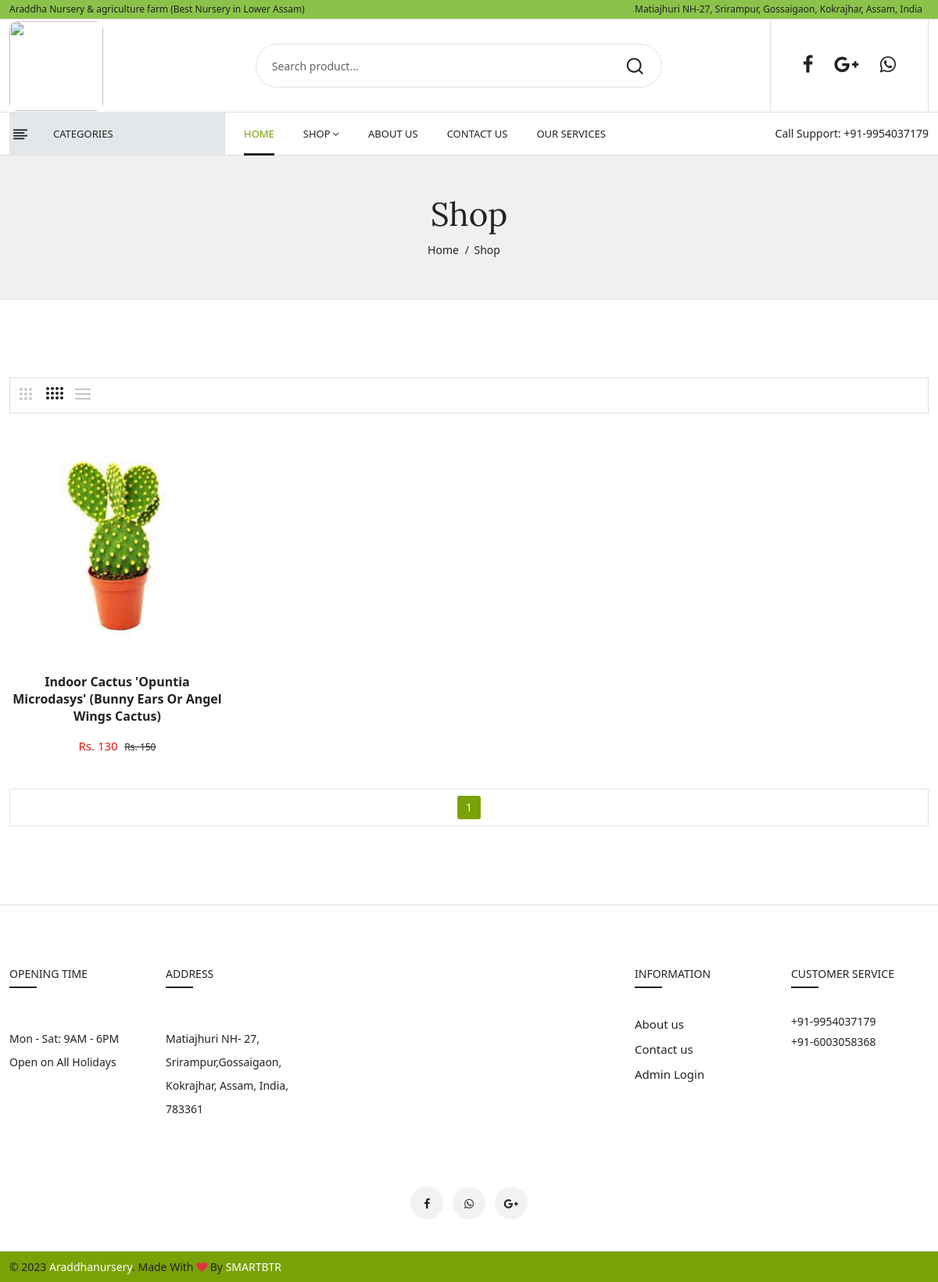
Page /pages/cac.php?subCat_id=70 on the committed database.
### tables this page shows
CREATE TABLE `plants` (
  `plant_id` int(224) NOT NULL,
  `cat_id` int(224) NOT NULL,
  `subCat_id` int(224) NOT NULL,
  `category` varchar(224) NOT NULL,
  `subcategories` varchar(224) NOT NULL,
  `plantname` varchar(224) NOT NULL,
  `description` varchar(500) NOT NULL,
  `image1` varchar(224) NOT NULL,
  `image2` varchar(224) NOT NULL,
  `image3` varchar(224) NOT NULL,
  `price` varchar(224) NOT NULL,
  `discount_price` varchar(224) NOT NULL,
  `status` varchar(224) NOT NULL,
  `date_uploaded` date NOT NULL
);

### classes/DbConfig.php (called while the page is built)
<?php
  class DbConfig  {
      protected $servername='localhost';
      protected $username="root";
      protected $password="";
    public function connect() {
        try {
          	$connection = new PDO("mysql:host=$this->servername;dbname=araddha",$this->username,$this->password);
          	$connection -> setAttribute(PDO::ATTR_ERRMODE,PDO::ERRMODE_EXCEPTION);
            return $connection;
          } catch(PDOException $e) {
          	echo '<br>'.$e->getMessage();
          }
    }
  }
?>

### classes/Crud.php (called while the page is built, shortened)
<?php
  require_once 'DbConfig.php';
  class Crud extends DbConfig {
    public function Read($TableName, $Condition) {
      $sql = "SELECT * FROM ".$TableName." WHERE ".$Condition;
      $stmt = $this->connect()->prepare($sql);
      $stmtExec = $stmt -> execute();
      if ($stmtExec) {
        $Data = $stmt -> fetchAll(PDO:: FETCH_ASSOC);
        return $Data;
      } else {
        echo "An Error Occured.";
      }
    }
    public function Count($TableName, $Condition) {
      $sql = "SELECT * FROM `$TableName`";
      $sql .= " WHERE ".$Condition;
      $stmt = $this -> connect() -> prepare($sql);
      if ($stmt -> execute()) {
          $returnCount = $stmt -> rowCount();
          $message = $returnCount;
          return $message;
      } else {
        $message = "Error";
        return $message;
      }
    }
  }
?>

### pages/cac.php (the view, shortened to what this page needs)
<?php include("../include/header.php"); ?>
<?php
   $itemsPerPage = 12;
   $page = isset($_GET['page']) ? $_GET['page'] : 1;
   $start = ($page - 1) * $itemsPerPage;
   if (isset($_GET['subCat_id'])) {
       $id = $_GET['subCat_id'];
       $indoor = $crud->Read("plants", "`subCat_id` = $id LIMIT $start, $itemsPerPage");
   }
   $totalItems = $crud->Count("plants", "`subCat_id` = $id");
   $totalPages = ceil($totalItems / $itemsPerPage);
   ?>
<div class="breadcrumbs_area">
   <div class="container">
      <div class="row">
         <div class="col-12">
            <div class="breadcrumb_content">
               <h3>Shop</h3>
               <ul>
                  <li><a href="index.php">home</a></li>
                  <li>shop </li>
               </ul>
            </div>
         </div>
      </div>
   </div>
</div>
<div class="shop_area shop_fullwidth mt-100 mb-100">
   <div class="container">
      <div class="row">
         <div class="col-12">
            <div class="shop_toolbar_wrapper">
               <div class="shop_toolbar_btn">
                  <button data-role="grid_3" type="button" class=" btn-grid-3" data-bs-toggle="tooltip"
                     title="3"></button>
                  <button data-role="grid_4" type="button" class="active btn-grid-4" data-bs-toggle="tooltip"
                     title="4"></button>
                  <button data-role="grid_list" type="button" class="btn-list" data-bs-toggle="tooltip"
                     title="List"></button>
               </div>
            </div>
            <div class="row shop_wrapper grid_4">
               <?php if($indoor){
                  foreach($indoor as $skKey){
                       $indoor1=$skKey['image1'];
                       $indoor2=$skKey['plantname'];
                       $indoor3=$skKey['price'];
                       $indoor4=$skKey['discount_price'];
                  ?>
               <div class="col-lg-3 col-md-4 col-12 ">
                  <article class="single_product">
                     <figure>
                        <div class="product_thumb">
                           <a class="primary_img" href="subcat.php?plant_id=<?php echo $skKey['plant_id']?>"><img
                              src="../admin/images/<?php echo $indoor1?>" alt="" class="imgsize"></a>
                        </div>
                        <div class="product_content grid_content">
                           <div class="product_price_rating">
                              <h4 class="product_name"><a href="subcat.php?plant_id=<?php echo $skKey['plant_id']?>"><?php echo $indoor2?></a></h4>
                              <div class="price_box">
                                 <span class="current_price">Rs. <?php echo $indoor3?></span>
                                 <span class="old_price">Rs. <?php echo $indoor4?></span>
                              </div>
                           </div>
                        </div>
                     </figure>
                  </article>
               </div>
               <?php }}?>
            </div>
            <div class="shop_toolbar t_bottom">
               <div class="pagination">
                  <ul>
                     <?php
                        for ($i = 1; $i <= $totalPages; $i++) {
                            echo '<li '.($page == $i ? 'class="current"' : '').'><a href="?subCat_id='.$id.'&page='.$i.'">'.$i.'</a></li>';
                        }
                        ?>
                  </ul>
               </div>
            </div>
         </div>
      </div>
   </div>
</div>
<?php include("../include/footer.php"); ?>

### assets/css/custom.css (style rules this page uses)
.imgsize { width:400px; height:250px; object-fit: contain; }

### rows in the picture
plants: image1 (picture), plantname "Indoor Cactus 'Opuntia Microdasys' (Bunny Ears Or Angel Wings Cactus)", price "130", discount_price "150"
